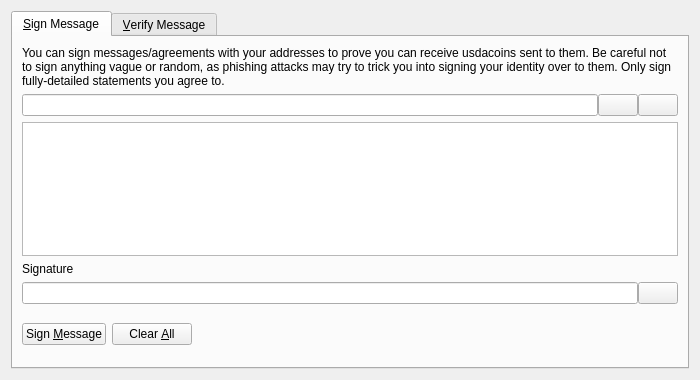
<?xml version="1.0" encoding="UTF-8"?>
<ui version="4.0">
 <class>SignVerifyMessageDialog</class>
 <widget class="QDialog" name="SignVerifyMessageDialog">
  <property name="geometry">
   <rect>
    <x>0</x>
    <y>0</y>
    <width>700</width>
    <height>380</height>
   </rect>
  </property>
  <property name="windowTitle">
   <string>Signatures - Sign / Verify a Message</string>
  </property>
  <property name="modal">
   <bool>true</bool>
  </property>
  <layout class="QVBoxLayout" name="verticalLayout">
   <item>
    <widget class="QTabWidget" name="tabWidget">
     <property name="currentIndex">
      <number>0</number>
     </property>
     <widget class="QWidget" name="tabSignMessage">
      <attribute name="title">
       <string>&amp;Sign Message</string>
      </attribute>
      <layout class="QVBoxLayout" name="verticalLayout_SM">
       <item>
        <widget class="QLabel" name="infoLabel_SM">
         <property name="text">
          <string>You can sign messages/agreements with your addresses to prove you can receive usdacoins sent to them. Be careful not to sign anything vague or random, as phishing attacks may try to trick you into signing your identity over to them. Only sign fully-detailed statements you agree to.</string>
         </property>
         <property name="textFormat">
          <enum>Qt::PlainText</enum>
         </property>
         <property name="wordWrap">
          <bool>true</bool>
         </property>
        </widget>
       </item>
       <item>
        <layout class="QHBoxLayout" name="horizontalLayout_1_SM">
         <property name="spacing">
          <number>0</number>
         </property>
         <item>
          <widget class="QValidatedLineEdit" name="addressIn_SM">
           <property name="toolTip">
            <string>The Usdacoin address to sign the message with</string>
           </property>
          </widget>
         </item>
         <item>
          <widget class="QPushButton" name="addressBookButton_SM">
           <property name="toolTip">
            <string>Choose previously used address</string>
           </property>
           <property name="text">
            <string/>
           </property>
           <property name="icon">
            <iconset resource="../bitcoin.qrc">
             <normaloff>:/icons/address-book</normaloff>:/icons/address-book</iconset>
           </property>
           <property name="shortcut">
            <string>Alt+A</string>
           </property>
           <property name="autoDefault">
            <bool>false</bool>
           </property>
          </widget>
         </item>
         <item>
          <widget class="QPushButton" name="pasteButton_SM">
           <property name="toolTip">
            <string>Paste address from clipboard</string>
           </property>
           <property name="text">
            <string/>
           </property>
           <property name="icon">
            <iconset resource="../bitcoin.qrc">
             <normaloff>:/icons/editpaste</normaloff>:/icons/editpaste</iconset>
           </property>
           <property name="shortcut">
            <string>Alt+P</string>
           </property>
           <property name="autoDefault">
            <bool>false</bool>
           </property>
          </widget>
         </item>
        </layout>
       </item>
       <item>
        <widget class="QPlainTextEdit" name="messageIn_SM">
         <property name="toolTip">
          <string>Enter the message you want to sign here</string>
         </property>
        </widget>
       </item>
       <item>
        <widget class="QLabel" name="signatureLabel_SM">
         <property name="text">
          <string>Signature</string>
         </property>
         <property name="textFormat">
          <enum>Qt::PlainText</enum>
         </property>
        </widget>
       </item>
       <item>
        <layout class="QHBoxLayout" name="horizontalLayout_2_SM">
         <property name="spacing">
          <number>0</number>
         </property>
         <item>
          <widget class="QLineEdit" name="signatureOut_SM">
           <property name="font">
            <font>
             <italic>true</italic>
            </font>
           </property>
           <property name="readOnly">
            <bool>true</bool>
           </property>
          </widget>
         </item>
         <item>
          <widget class="QPushButton" name="copySignatureButton_SM">
           <property name="toolTip">
            <string>Copy the current signature to the system clipboard</string>
           </property>
           <property name="text">
            <string/>
           </property>
           <property name="icon">
            <iconset resource="../bitcoin.qrc">
             <normaloff>:/icons/editcopy</normaloff>:/icons/editcopy</iconset>
           </property>
           <property name="autoDefault">
            <bool>false</bool>
           </property>
          </widget>
         </item>
        </layout>
       </item>
       <item>
        <layout class="QHBoxLayout" name="horizontalLayout_3_SM">
         <item>
          <widget class="QPushButton" name="signMessageButton_SM">
           <property name="toolTip">
            <string>Sign the message to prove you own this Usdacoin address</string>
           </property>
           <property name="text">
            <string>Sign &amp;Message</string>
           </property>
           <property name="icon">
            <iconset resource="../bitcoin.qrc">
             <normaloff>:/icons/edit</normaloff>:/icons/edit</iconset>
           </property>
           <property name="autoDefault">
            <bool>false</bool>
           </property>
          </widget>
         </item>
         <item>
          <widget class="QPushButton" name="clearButton_SM">
           <property name="toolTip">
            <string>Reset all sign message fields</string>
           </property>
           <property name="text">
            <string>Clear &amp;All</string>
           </property>
           <property name="icon">
            <iconset resource="../bitcoin.qrc">
             <normaloff>:/icons/remove</normaloff>:/icons/remove</iconset>
           </property>
           <property name="autoDefault">
            <bool>false</bool>
           </property>
          </widget>
         </item>
         <item>
          <spacer name="horizontalSpacer_1_SM">
           <property name="orientation">
            <enum>Qt::Horizontal</enum>
           </property>
           <property name="sizeHint" stdset="0">
            <size>
             <width>40</width>
             <height>48</height>
            </size>
           </property>
          </spacer>
         </item>
         <item>
          <widget class="QLabel" name="statusLabel_SM">
           <property name="font">
            <font>
             <weight>75</weight>
             <bold>true</bold>
            </font>
           </property>
           <property name="text">
            <string/>
           </property>
           <property name="wordWrap">
            <bool>true</bool>
           </property>
          </widget>
         </item>
         <item>
          <spacer name="horizontalSpacer_2_SM">
           <property name="orientation">
            <enum>Qt::Horizontal</enum>
           </property>
           <property name="sizeHint" stdset="0">
            <size>
             <width>40</width>
             <height>48</height>
            </size>
           </property>
          </spacer>
         </item>
        </layout>
       </item>
      </layout>
     </widget>
     <widget class="QWidget" name="tabVerifyMessage">
      <attribute name="title">
       <string>&amp;Verify Message</string>
      </attribute>
      <layout class="QVBoxLayout" name="verticalLayout_VM">
       <item>
        <widget class="QLabel" name="infoLabel_VM">
         <property name="text">
          <string>Enter the receiver's address, message (ensure you copy line breaks, spaces, tabs, etc. exactly) and signature below to verify the message. Be careful not to read more into the signature than what is in the signed message itself, to avoid being tricked by a man-in-the-middle attack. Note that this only proves the signing party receives with the address, it cannot prove sendership of any transaction!</string>
         </property>
         <property name="textFormat">
          <enum>Qt::PlainText</enum>
         </property>
         <property name="alignment">
          <set>Qt::AlignLeading|Qt::AlignLeft|Qt::AlignTop</set>
         </property>
         <property name="wordWrap">
          <bool>true</bool>
         </property>
        </widget>
       </item>
       <item>
        <layout class="QHBoxLayout" name="horizontalLayout_1_VM">
         <property name="spacing">
          <number>0</number>
         </property>
         <item>
          <widget class="QValidatedLineEdit" name="addressIn_VM">
           <property name="toolTip">
            <string>The Usdacoin address the message was signed with</string>
           </property>
          </widget>
         </item>
         <item>
          <widget class="QPushButton" name="addressBookButton_VM">
           <property name="toolTip">
            <string>Choose previously used address</string>
           </property>
           <property name="text">
            <string/>
           </property>
           <property name="icon">
            <iconset resource="../bitcoin.qrc">
             <normaloff>:/icons/address-book</normaloff>:/icons/address-book</iconset>
           </property>
           <property name="shortcut">
            <string>Alt+A</string>
           </property>
           <property name="autoDefault">
            <bool>false</bool>
           </property>
          </widget>
         </item>
        </layout>
       </item>
       <item>
        <widget class="QPlainTextEdit" name="messageIn_VM"/>
       </item>
       <item>
        <widget class="QValidatedLineEdit" name="signatureIn_VM"/>
       </item>
       <item>
        <layout class="QHBoxLayout" name="horizontalLayout_2_VM">
         <item>
          <widget class="QPushButton" name="verifyMessageButton_VM">
           <property name="toolTip">
            <string>Verify the message to ensure it was signed with the specified Usdacoin address</string>
           </property>
           <property name="text">
            <string>Verify &amp;Message</string>
           </property>
           <property name="icon">
            <iconset resource="../bitcoin.qrc">
             <normaloff>:/icons/transaction_0</normaloff>:/icons/transaction_0</iconset>
           </property>
           <property name="autoDefault">
            <bool>false</bool>
           </property>
          </widget>
         </item>
         <item>
          <widget class="QPushButton" name="clearButton_VM">
           <property name="toolTip">
            <string>Reset all verify message fields</string>
           </property>
           <property name="text">
            <string>Clear &amp;All</string>
           </property>
           <property name="icon">
            <iconset resource="../bitcoin.qrc">
             <normaloff>:/icons/remove</normaloff>:/icons/remove</iconset>
           </property>
           <property name="autoDefault">
            <bool>false</bool>
           </property>
          </widget>
         </item>
         <item>
          <spacer name="horizontalSpacer_1_VM">
           <property name="orientation">
            <enum>Qt::Horizontal</enum>
           </property>
           <property name="sizeHint" stdset="0">
            <size>
             <width>40</width>
             <height>48</height>
            </size>
           </property>
          </spacer>
         </item>
         <item>
          <widget class="QLabel" name="statusLabel_VM">
           <property name="font">
            <font>
             <weight>75</weight>
             <bold>true</bold>
            </font>
           </property>
           <property name="text">
            <string/>
           </property>
           <property name="wordWrap">
            <bool>true</bool>
           </property>
          </widget>
         </item>
         <item>
          <spacer name="horizontalSpacer_2_VM">
           <property name="orientation">
            <enum>Qt::Horizontal</enum>
           </property>
           <property name="sizeHint" stdset="0">
            <size>
             <width>40</width>
             <height>48</height>
            </size>
           </property>
          </spacer>
         </item>
        </layout>
       </item>
      </layout>
     </widget>
    </widget>
   </item>
  </layout>
 </widget>
 <customwidgets>
  <customwidget>
   <class>QValidatedLineEdit</class>
   <extends>QLineEdit</extends>
   <header>qt/qvalidatedlineedit.h</header>
  </customwidget>
 </customwidgets>
 <resources>
  <include location="../bitcoin.qrc"/>
 </resources>
 <connections/>
</ui>
